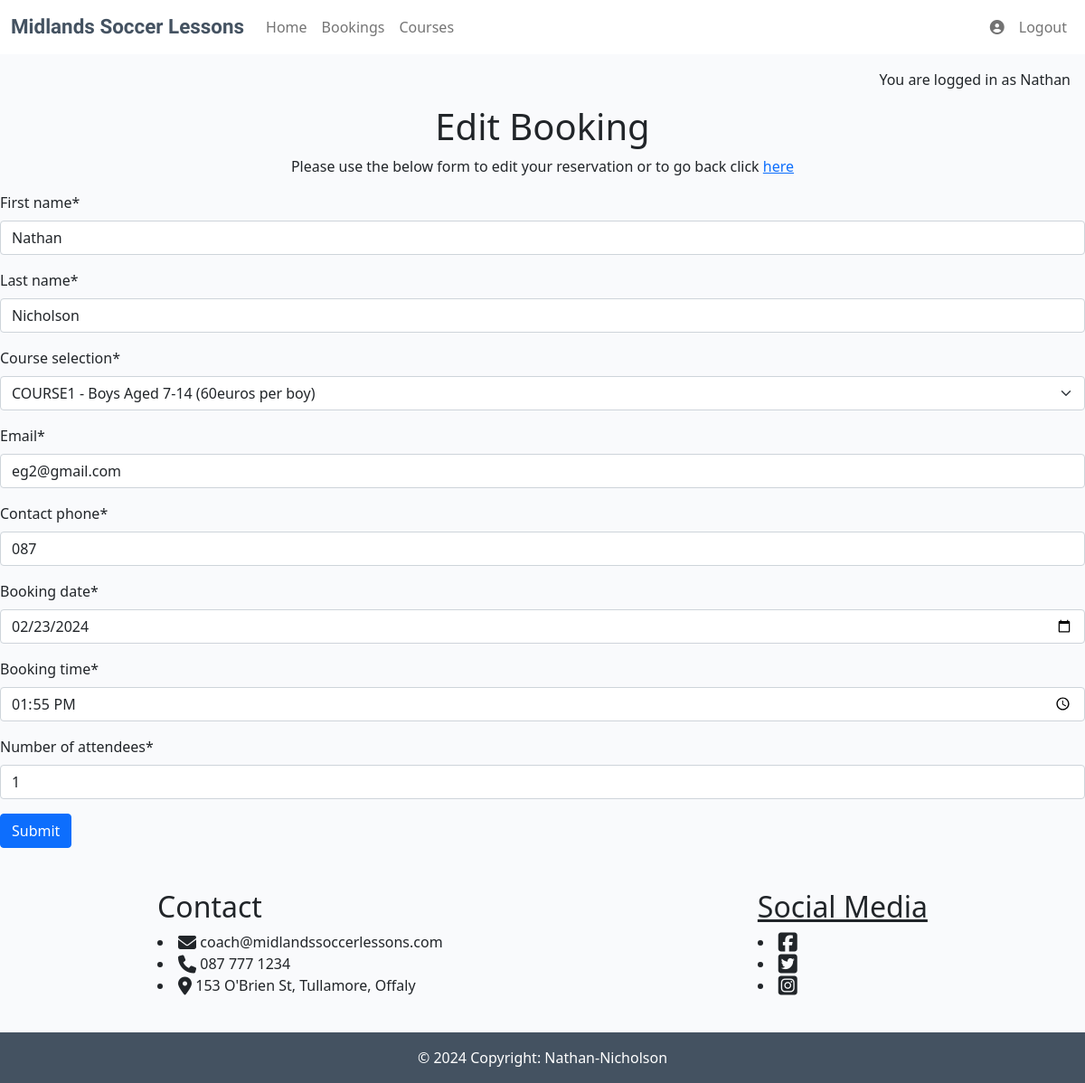
The app's page /edit_booking/14/ (signed in) with its own data.
### soccer/models.py (models this page shows, shortened)
class Booking(models.Model):
    course_choice = [
        ('course1', "COURSE1 - Boys Aged 7-14 (60euros per boy)"),
        ('course2', "COURSE2 - Boys Aged 14-21 (80euros per boy)"),
        ('course3', "COURSE3 - Girls Aged 9-14 (40euros per girl)"),
    ]
    user = models.ForeignKey(
        User, on_delete=models.CASCADE,
        related_name="soccer"
    )
    first_name = models.CharField(max_length=20)
    last_name = models.CharField(max_length=20)
    course_selection = models.CharField(max_length=100, choices=course_choice)
    email = models.EmailField()
    contact_phone = models.CharField(max_length=15, null=False, blank=False)
    booking_date = models.DateField(null=False, blank=False)
    booking_time = models.CharField(null=False, blank=False, max_length=5)
    number_of_attendees = models.IntegerField(default=1, blank=False)
    booking_status = models.IntegerField(choices=BOOKING_STATUS, default=0)

### soccer/views.py (the view, shortened to what this page needs)
# urls.py: path('edit_booking/<booking_id>/', views.edit_booking, name='edit_booking'),
def edit_booking(request, booking_id):
    booking = get_object_or_404(Booking, id=booking_id)
    form = BookingForm(instance=booking)
    booking = BookingForm(instance=booking)
    context = {
        'form': form
    }
    return render(request, 'soccer/edit_booking.html', context)

### soccer/forms.py
class BookingForm(forms.ModelForm):
    def __init__(self, *args, **kwargs):
        super().__init__(*args, **kwargs)
        self.helper = FormHelper(self)
        self.helper.add_input(Submit('submit', 'Submit'))
    class Meta:
        model = Booking
        fields = ['first_name', 'last_name', 'course_selection', 'email', 'contact_phone',
                  'booking_date', 'booking_time', 'number_of_attendees']
        widgets = {
        'booking_date': forms.DateInput(
            format=('%Y-%m-%d'),
            attrs={'class': 'form-control',
                'placeholder': 'Select a date',
                'type': 'date'
                }),
            'booking_time': forms.TimeInput(
            format=('%H:%M'),
            attrs={'class': 'form-control',
                'placeholder': 'Select a time',
                'type': 'time'
                }),
        }

### soccer/templates/soccer/edit_booking.html
{% extends "base.html" %}
{% url 'edit_booking' as edit_booking_url %}
{% load crispy_forms_tags %}
{% block content %}
{% if user.is_authenticated %}
    <h1 class="text-center">Edit Booking</h1>
    <p class="text-center cancel-booking-changes">Please use the below form to edit your reservation or to go back click <a href="{% url 'profile' %}">here</a></p>
    <form method="POST" class="edit-booking-form">
        {% crispy form %}
    </form>
{% else %}
    <h3 class="text-center">Please login or sign up to an account to be able to make a booking</h3>
{% endif %}
{%endblock%}

### templates/base.html (shortened to what this page needs)
{% load static %}
{% url 'account_login' as login_url %}
{% url 'account_signup' as signup_url %}
{% url 'account_logout' as logout_url %}
<!DOCTYPE html>
<html class="h-100" lang="en">
<head>
    <link rel="stylesheet" href="{% static 'css/style.css' %}">
    <link href="https://cdn.jsdelivr.net/npm/bootstrap@5.0.1/dist/css/bootstrap.min.css" rel="stylesheet"
>
</head>
<body class="d-flex flex-column h-100 main-bg">
    <nav class="navbar navbar-expand-lg navbar-light bg-white">
        <div class="container-fluid">
            <a class="navbar-brand" href="{% url 'home' %}"><div class="logo-bg"><span class="logo">Midlands <span class="logo">Soccer </span><span
                        class="logo">Lessons</span></span></div></a>
            <div class="collapse navbar-collapse" id="navbarText" style="justify-content: space-between;">
                <ul class="navbar-nav nav-main-links">
                    <li class="nav-item">
                        <a class="nav-link {% if request.path == home_url %}active{% endif %}" aria-current="page"
                            href="{% url 'home' %}">Home</a>
                    </li>
                    <li class="nav-item">
                        <a class="nav-link {% if request.path == home_url %}active{% endif %}" aria-current="page"
                            href="{% url 'bookings' %}">Bookings</a>
                    </li>
                    <li class="nav-item">
                        <a class="nav-link {% if request.path == home_url %}active{% endif %}" aria-current="page"
                            href="{% url 'courses' %}">Courses</a>
                    </li>
                </ul>
                <ul class="navbar-nav">
                    {% if user.is_authenticated %}
                    <li class="nav-item">
                        <a class="nav-link" href="{% url 'profile' %}"><i class="fa-solid fa-circle-user"></i></a>
                    </li>
                    <li class="nav-item">
                        <a class="nav-link {% if request.path == logout_url %}active{% endif %}" aria-current="page"
                        href="{% url 'account_logout' %}">Logout</a>
                    </li>
                    {% endif %}
                </ul>
            </div>
        </div>
    </nav>
    <main class="flex-shrink-0 main-bg">
        {% if user.is_authenticated %}
        <p class="text-end m-3">You are logged in as {{ user.username }}</p>
        {% else %}
        <p class="text-end m-3">You are not logged in</p>
        {% endif %}
    </main>
    {% block content %}{% endblock content %}
<div class="end">
    <ui><h2 class="contact-title">Contact</h2>
        <li><i class="fa-solid fa-envelope fa-lg"></i> coach@midlandssoccerlessons.com</li>
        <li><i class="fa-solid fa-phone fa-lg"></i> 087 777 1234</li>
        <li><i class="fa-solid fa-location-dot fa-lg"></i>   153 O'Brien St, Tullamore, Offaly</li>
    </ui>
    <u><h2 class="social-media">Social Media</h2>
        <li><a href="https://www.facebook.com/" target="_blank"><i class="fa-brands fa-square-facebook fa-xl" aria-hidden="true" style="color:#212529;"></i></a></li>
        <li><a href="https://twitter.com/" target="_blank"><i class="fa-brands fa-square-twitter fa-xl" aria-hidden="true" style="color:#212529;"></i></a></li>
        <li><a href="https://www.instagram.com/" target="_blank"><i class="fa-brands fa-square-instagram fa-xl" aria-hidden="true" style="color:#212529;"></i></a></li>
    </u>
</div>
    <footer class="footer mt-auto py-3 dark-bg">
        <p class="m-0 text-center text-white">&copy; 2024 Copyright: Nathan-Nicholson</p>
    </footer>
</body>
</html>

### static/css/style.css (style rules this page uses)
body { background-color: #F9FAFC; }
.logo { font-family: 'Rubik Burned', sans-serif; font-size: 1.4rem; font-weight: 700; color: #445261; }
.dark-bg { background-color: #445261; }
.main-bg { background-color: #F9FAFC; }
.end { display: flex; justify-content: space-around; box-sizing: border-box; padding-top: 30px; padding-bottom: 40px; }
body, html { height: 100%; }

### records on screen
Booking: first_name "Nathan", last_name "Nicholson", course_selection "COURSE1 - Boys Aged 7-14 (60euros per boy)", email "eg2@gmail.com", contact_phone "087", booking_date "02/23/2024", booking_time "13:55", number_of_attendees "1"

### other values on screen
{{ user.username }} "Nathan"
